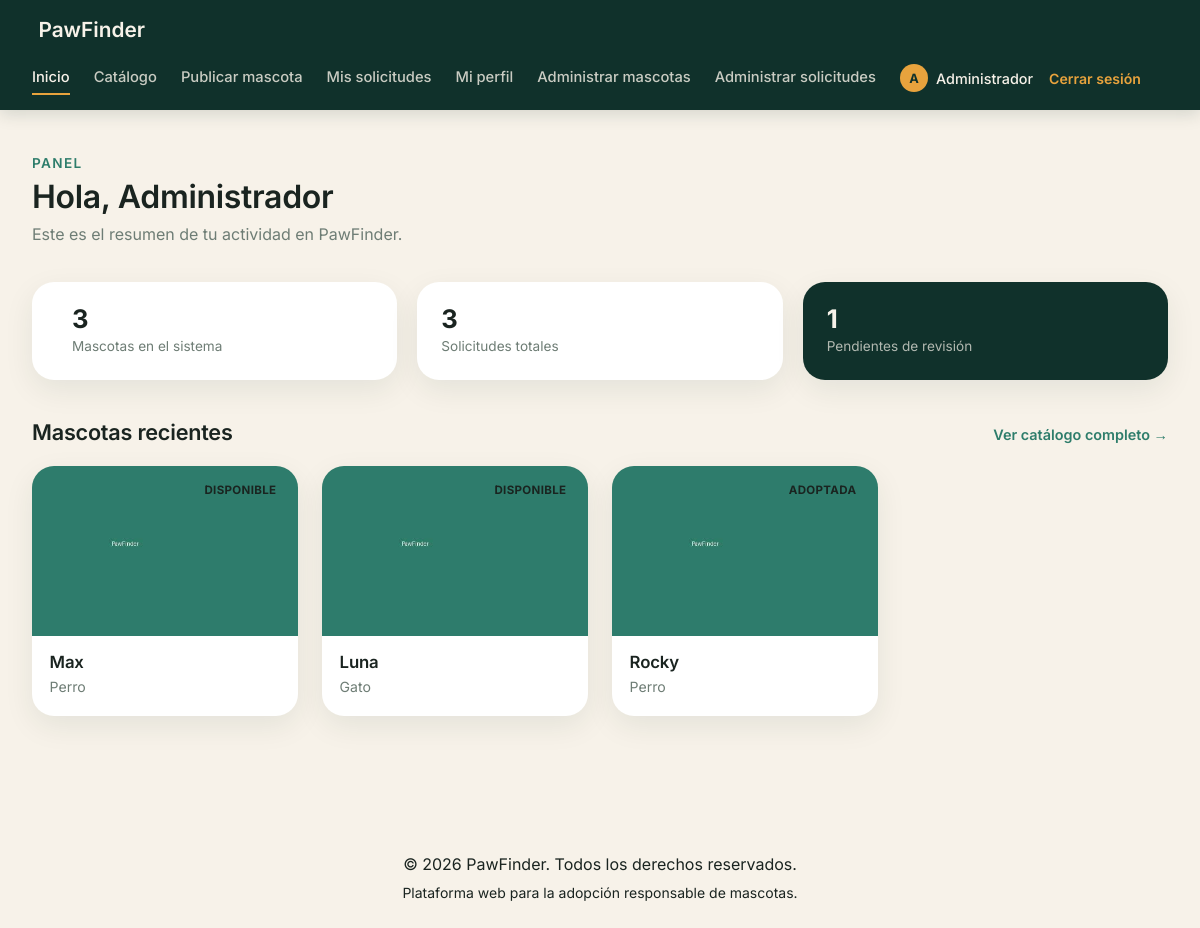
The app's page /mi_proyecto/app/controllers/UsuarioController.php?accion=dashboard (signed in) with its own data.
### tables this page shows
CREATE TABLE mascotas (

    id_mascota INT AUTO_INCREMENT PRIMARY KEY,
    nombre VARCHAR(80) NOT NULL,
    especie VARCHAR(30) NOT NULL,
    raza VARCHAR(60),
    edad VARCHAR(30),
    sexo VARCHAR(20),
    tamano VARCHAR(20),
    ubicacion VARCHAR(60),
    descripcion TEXT,
    imagen VARCHAR(255),
    estado VARCHAR(20) DEFAULT 'Disponible',
    id_usuario INT NOT NULL,
    fecha_publicacion DATETIME DEFAULT CURRENT_TIMESTAMP,

    FOREIGN KEY (id_usuario)
    REFERENCES usuarios(id_usuario)

);

### mi_proyecto/app/models/Mascota.php (called while the page is built, shortened)
<?php
require_once __DIR__ . '/../../config/database.php';
class Mascota
{
    private $conexion;
    public function __construct()
    {
        $db = new Database();
        $this->conexion = $db->conectar();
    }
    public function obtenerRecientes($limite = 4)
    {
        $sql = "SELECT *, id_mascota AS id FROM mascotas ORDER BY fecha_publicacion DESC LIMIT :limite";
        $stmt = $this->conexion->prepare($sql);
        $stmt->bindValue(':limite', (int)$limite, PDO::PARAM_INT);
        $stmt->execute();
        return $stmt->fetchAll(PDO::FETCH_ASSOC);
    }
    public function contarTodas()
    {
        $stmt = $this->conexion->query("SELECT COUNT(*) AS total FROM mascotas");
        return (int)$stmt->fetch(PDO::FETCH_ASSOC)['total'];
    }
}

### mi_proyecto/config/database.php (called while the page is built, shortened)
<?php
class Database
{
    private $host = "localhost";
    private $dbname = "pawfinder";
    private $usuario = "root";
    private $password = "";
    public function conectar()
    {
        $this->conexion = null;
        try {
            $this->conexion = new PDO(
                "mysql:host=" . $this->host . ";dbname=" . $this->dbname . ";charset=utf8mb4",
                $this->usuario,
                $this->password
            );
            $this->conexion->setAttribute(PDO::ATTR_ERRMODE, PDO::ERRMODE_EXCEPTION);
        } catch (PDOException $e) {
            echo "Error de conexión: " . $e->getMessage();
        }
        return $this->conexion;
    }
}

### mi_proyecto/app/models/Solicitud.php (called while the page is built, shortened)
<?php
require_once __DIR__ . '/../../config/database.php';
class Solicitud
{
    private $conexion;
    public function __construct()
    {
        $db = new Database();
        $this->conexion = $db->conectar();
    }
    public function contarTodas()
    {
        $stmt = $this->conexion->query("SELECT COUNT(*) AS total FROM solicitudes");
        return (int)$stmt->fetch(PDO::FETCH_ASSOC)['total'];
    }
    public function contarPendientes()
    {
        $stmt = $this->conexion->query("SELECT COUNT(*) AS total FROM solicitudes WHERE estado = 'Pendiente'");
        return (int)$stmt->fetch(PDO::FETCH_ASSOC)['total'];
    }
}

### mi_proyecto/app/views/usuarios/dashboard.php (the view, shortened to what this page needs)
<?php
require_once __DIR__ . '/../layout/header.php';
require_once __DIR__ . '/../layout/menu.php';
$totalMascotas = $totalMascotas ?? 12;
$totalSolicitudes = $totalSolicitudes ?? 3;
$solicitudesPendientes = $solicitudesPendientes ?? 1;
$mascotasRecientes = $mascotasRecientes ?? [];
?>
<div class="page-wrapper">
    <div class="page-header">
        <div>
            <span class="eyebrow-dark">Panel</span>
            <h1>Hola, <?= htmlspecialchars($nombreActual) ?> </h1>
            <p class="page-subtitle">Este es el resumen de tu actividad en PawFinder.</p>
        </div>
    </div>
    <div class="stats-grid">
        <div class="stat-card">
            <div>
                <span class="stat-number"><?= (int)$totalMascotas ?></span>
                <span class="stat-label"><?= $rolActual === 'admin' ? 'Mascotas en el sistema' : 'Mascotas publicadas' ?></span>
            </div>
        </div>
        <div class="stat-card">
            <div>
                <span class="stat-number"><?= (int)$totalSolicitudes ?></span>
                <span class="stat-label"><?= $rolActual === 'admin' ? 'Solicitudes totales' : 'Mis solicitudes' ?></span>
            </div>
        </div>
        <div class="stat-card stat-card-accent">
            <div>
                <span class="stat-number"><?= (int)$solicitudesPendientes ?></span>
                <span class="stat-label">Pendientes de revisión</span>
            </div>
        </div>
    </div>
    <div class="section-title-row">
        <h2>Mascotas recientes</h2>
        <a href="/mi_proyecto/app/controllers/MascotaController.php?accion=catalogo">Ver catálogo completo →</a>
    </div>
    <div class="pet-grid">
        <?php if (empty($mascotasRecientes)): ?>
            <p class="empty-state">Todavía no hay mascotas registradas.</p>
        <?php else: ?>
            <?php foreach ($mascotasRecientes as $mascota): ?>
                <a href="/mi_proyecto/app/controllers/MascotaController.php?accion=detalle&id=<?= (int)$mascota['id'] ?>" class="pet-card">
                    <div class="pet-card-img" style="background-image: url('<?= htmlspecialchars($mascota['imagen'] ?? '/mi_proyecto/public/img/placeholder-mascota.jpg') ?>')">
                        <span class="pet-badge pet-badge-<?= htmlspecialchars($mascota['estado'] ?? 'disponible') ?>">
                            <?= htmlspecialchars(ucfirst($mascota['estado'] ?? 'disponible')) ?>
                        </span>
                    </div>
                    <div class="pet-card-body">
                        <h3><?= htmlspecialchars($mascota['nombre']) ?></h3>
                        <p><?= htmlspecialchars($mascota['especie'] ?? '') ?></p>
                    </div>
                </a>
            <?php endforeach; ?>
        <?php endif; ?>
    </div>
</div>
<?php require_once __DIR__ . '/../layout/footer.php'; ?>

### mi_proyecto/public/css/styles.css (style rules this page uses)
:root { --color-bg: #10312B; --color-surface: #F7F2E9; --color-primary: #2E7D6B; --color-primary-dark: #1F5C4E; --color-accent: #E8A33D; --color-ink: #1A2420; --color-muted: #6E7D75; --radius-lg: 22px; --radius-sm: 10px; --font-display: 'Inter', serif; --font-body: 'Inter', sans-serif; }
body { font-family: var(--font-body); color: var(--color-ink); background-color: var(--color-surface); margin: 0; }
h1, h2, h3, .display-text { font-family: var(--font-display); font-weight: 600; letter-spacing: -0.01em; }
.page-wrapper { max-width: 1200px; margin: 0 auto; padding: 2.5rem 2rem 4rem; }
.page-header { display: flex; justify-content: space-between; align-items: flex-end; flex-wrap: wrap; gap: 1rem; margin-bottom: 2.25rem; }
.eyebrow-dark { color: var(--color-primary); font-size: 0.85rem; font-weight: 600; text-transform: uppercase; letter-spacing: 0.1em; }
.page-header h1 { font-size: 2rem; margin: 0.25rem 0 0.4rem; }
.page-subtitle { color: var(--color-muted); margin: 0; }
.section-title-row { display: flex; justify-content: space-between; align-items: baseline; margin: 2.5rem 0 1.25rem; }
.section-title-row h2 { font-size: 1.35rem; margin: 0; }
.section-title-row a { color: var(--color-primary); text-decoration: none; font-size: 0.9rem; font-weight: 600; }
.stats-grid { display: grid; grid-template-columns: repeat(auto-fit, minmax(220px, 1fr)); gap: 1.25rem; }
.stat-card { background: #fff; border-radius: var(--radius-lg); padding: 1.5rem; display: flex; align-items: center; gap: 1rem; box-shadow: 0 10px 30px rgba(16, 49, 43, 0.08); }
.stat-card-accent { background-color: var(--color-bg); color: var(--color-surface); }
.stat-card-accent .stat-label { color: rgba(247, 242, 233, 0.7); }
.stat-number { display: block; font-family: var(--font-display); font-size: 1.6rem; font-weight: 700; line-height: 1; }
.stat-label { display: block; color: var(--color-muted); font-size: 0.85rem; margin-top: 0.25rem; }
.pet-grid { display: grid; grid-template-columns: repeat(auto-fill, minmax(230px, 1fr)); gap: 1.5rem; }
.pet-card { background: #fff; border-radius: var(--radius-lg); overflow: hidden; text-decoration: none; color: var(--color-ink); box-shadow: 0 10px 30px rgba(16, 49, 43, 0.08); transition: transform 0.2s ease, box-shadow 0.2s ease; }
.pet-card-img { height: 170px; background-size: cover; background-position: center; background-color: #E4DECF; position: relative; }
.pet-card-body { padding: 1rem 1.1rem 1.2rem; }
.pet-card-body h3 { font-size: 1.05rem; margin: 0 0 0.2rem; }
.pet-card-body p { color: var(--color-muted); font-size: 0.88rem; margin: 0; }
.pet-badge { position: absolute; top: 0.7rem; right: 0.7rem; font-size: 0.72rem; font-weight: 700; padding: 0.25rem 0.65rem; border-radius: 999px; text-transform: uppercase; letter-spacing: 0.03em; }

### records on screen
mascotas: imagen (placeholder picture), estado "DISPONIBLE", nombre "Max", especie "Perro"
mascotas: imagen (placeholder picture), estado "DISPONIBLE", nombre "Luna", especie "Gato"
mascotas: imagen (placeholder picture), estado "ADOPTADA", nombre "Rocky", especie "Perro"

### other values on screen
substr($nombreActual, 0, 1) "A"
$nombreActual "Administrador"
$totalMascotas "3"
$totalSolicitudes "3"
$solicitudesPendientes "1"
